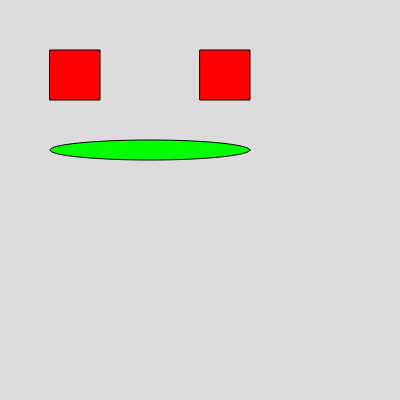
Frame 1 (no input)
Frame 60 (no input): identical to frame 1, image omitted
Frame 120 (the mouse pressed at the canvas centre since frame 60): identical to frame 1, image omitted

The p5.js sketch that drew this single still picture (run headless with seeded random() and noise() and a simulated clock; from frame 60 on, the mouse is pressed at the canvas centre):

// p5.js sketch
// ── sketch.js
function setup() {
  createCanvas(400, 400);
}

function draw() {
  background(220);

  //Eyes
  fill(255, 0, 0.5)
  square(50, 50, 50)
  square(200, 50, 50)

  //Mouth
  fill(0, 255, 0, 255)
  ellipse(150, 150, 200, 20)
}
